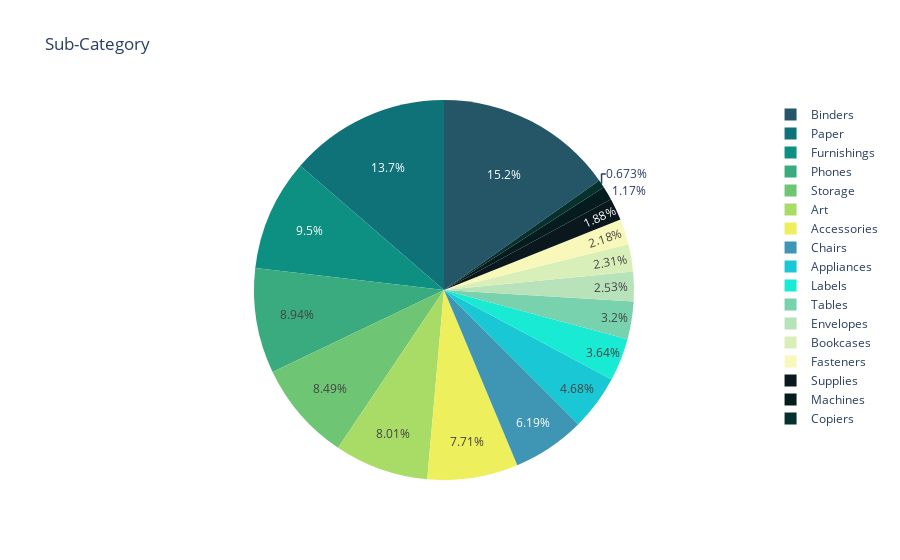

Write notebook code for a chart like this one.
### Code cell
fig = px.pie(df,names='Sub-Category',values=np.ones(df.shape[0]),
            title='Sub-Category',color_discrete_sequence=px.colors.sequential.Aggrnyl)
fig.show()

### Figure 1 — Plotly figure (JSON) as saved in the notebook; plotly's stock layout.template omitted (floating-point values rounded to 4 significant figures; data arrays with more than 128 entries replaced by an {"elided": "..."} marker saying what was removed)
{"data": [{"domain": {"x": [0, 1], "y": [0, 1]}, "hovertemplate": "Sub-Category=%{label}<br>value=%{value}<extra></extra>", "labels": {"elided": "9800 str values"}, "legendgroup": "", "name": "", "showlegend": true, "type": "pie", "values": {"elided": "9800 int values"}}], "layout": {"legend": {"tracegroupgap": 0}, "piecolorway": ["rgb(36, 86, 104)", "rgb(15, 114, 121)", "rgb(13, 143, 129)", "rgb(57, 171, 126)", "rgb(110, 197, 116)", "rgb(169, 220, 103)", "rgb(237, 239, 93)"], "title": {"text": "Sub-Category"}}}
